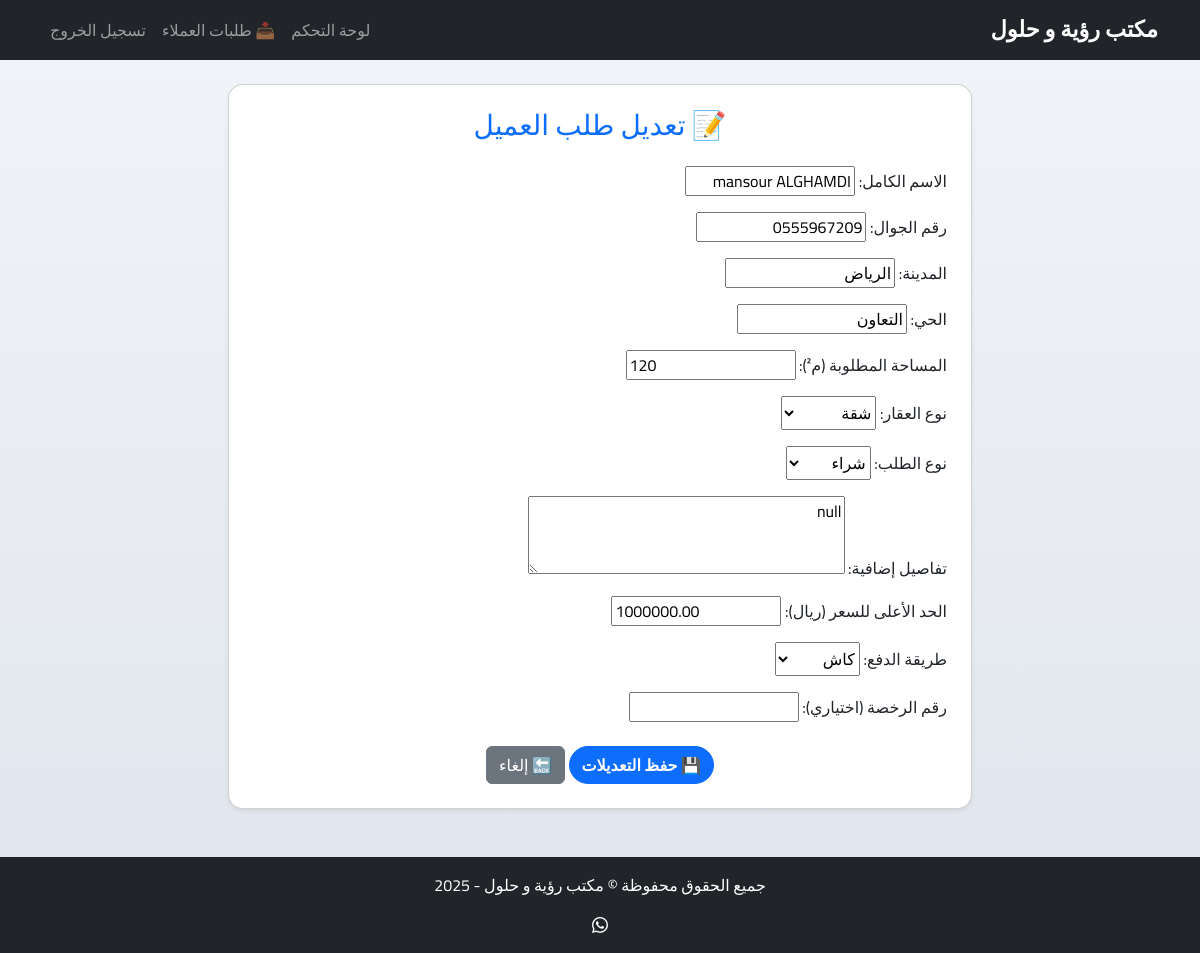
The page /admin-panel/requests/2/edit/ (signed in) on the database its author committed.
### core/models.py (models this page shows, shortened)
class SiteSettings(models.Model):
    site_name = models.CharField(max_length=100, default='مكتب خطوة وسيط')
    twitter_url = models.URLField(blank=True, null=True)
    snapchat_url = models.URLField(blank=True, null=True)
    whatsapp_number = models.CharField(max_length=20, blank=True, null=True)
    class Meta:
        verbose_name = "إعدادات الموقع"
        verbose_name_plural = "إعدادات الموقع"

class CustomerRequest(models.Model):
    REQUEST_TYPE_CHOICES = [
        ('buy', 'شراء'),
        ('sell', 'بيع'),
        ('rent_out', 'تأجير'),
        ('rent', 'استئجار'),
    ]
    PROPERTY_TYPE_CHOICES = Property.PROPERTY_TYPE_CHOICES
    PAYMENT_METHOD_CHOICES = [
        ('cash', 'كاش'),
        ('finance', 'تمويل'),
    ]
    STATUS_CHOICES = [
        ('open', 'مفتوح'),
        ('reserved', 'محجوز'),
        ('executed', 'تم التنفيذ'),
    ]
    full_name = models.CharField(max_length=100)
    phone = models.CharField(max_length=20)
    city = models.CharField(max_length=100)
    district = models.CharField(max_length=100)
    area_required = models.CharField(max_length=50)
    property_type = models.CharField(max_length=20, choices=PROPERTY_TYPE_CHOICES)
    request_type = models.CharField(max_length=20, choices=REQUEST_TYPE_CHOICES)
    details = models.TextField()
    max_price = models.DecimalField(max_digits=12, decimal_places=2)
    payment_method = models.CharField(max_length=10, choices=PAYMENT_METHOD_CHOICES)
    license_number = models.CharField(max_length=50, blank=True, null=True)
    status = models.CharField(max_length=10, choices=STATUS_CHOICES, default='open')
    reserved_by = models.ForeignKey(
        CustomUser,
        null=True,
        blank=True,
        on_delete=models.SET_NULL,
        related_name='reserved_requests'
    )
    created_at = models.DateTimeField(auto_now_add=True)
    area = models.CharField(max_length=100, blank=True, null=True)

### core/views.py (the view)
# urls.py: path('admin-panel/requests/<int:request_id>/edit/', views.admin_edit_request_view, name='admin_edit_request'),
@login_required
@user_passes_test(lambda u: u.user_type == 'admin')
def admin_edit_request_view(request, request_id):
    customer_request = get_object_or_404(CustomerRequest, id=request_id)
    if request.method == 'POST':
        form = CustomerRequestForm(request.POST, request.FILES, instance=customer_request)
        if form.is_valid():
            form.save()
            messages.success(request, '✅ تم تعديل الطلب بنجاح.')
            return redirect('admin_all_requests')
    else:
        form = CustomerRequestForm(instance=customer_request)
    return render(request, 'core/admin_edit_request.html', {
        'form': form,
        'request_obj': customer_request
    })

### core/context_processors.py (called while the page is built)
def site_settings(request):
    try:
        return {'site_settings': SiteSettings.objects.first()}
    except:
        return {'site_settings': None}

### core/templates/core/admin_edit_request.html (shortened to what this page needs)
{% extends 'core/base.html' %}
{% block content %}
<div class="col-md-8 offset-md-2">
    <div class="card shadow-sm p-4">
        <h3 class="text-center mb-4 text-primary">📝 تعديل طلب العميل</h3>
        <form method="POST" enctype="multipart/form-data">
            {{ form.as_p }}
            <div class="text-center mt-4">
                <button type="submit" class="btn btn-primary">💾 حفظ التعديلات</button>
                <a href="{% url 'admin_all_requests' %}" class="btn btn-secondary">🔙 إلغاء</a>
            </div>
        </form>
    </div>
</div>
{% endblock %}

### core/templates/core/base.html (shortened to what this page needs)
{% load static %}
<!DOCTYPE html>
<html lang="ar" dir="rtl">
<head>
    <link href="https://cdn.jsdelivr.net/npm/bootstrap@5.3.3/dist/css/bootstrap.rtl.min.css" rel="stylesheet">
    <link href="https://cdn.jsdelivr.net/npm/bootstrap-icons@1.10.5/font/bootstrap-icons.css" rel="stylesheet">
    <link rel="stylesheet" href="{% static 'css/dashboard.css' %}">
</head>
<body class="{% block body_class %}{% endblock %}">
<nav class="navbar navbar-expand-lg navbar-dark bg-dark mb-4">
    <div class="container">
        <a class="navbar-brand" href="/">{{ site_settings.site_name|default:"مكتب خطوة وسيط" }}</a>
        <div class="collapse navbar-collapse justify-content-end" id="navbarNav">
            <ul class="navbar-nav">
                {% if user.is_authenticated %}
                    <li class="nav-item">
                        <a class="nav-link" href="{% url 'dashboard' %}">لوحة التحكم</a>
                    </li>
                    <li class="nav-item">
                        <a class="nav-link" href="{% url 'customer_requests' %}">📥 طلبات العملاء</a>
                    </li>
                    <li class="nav-item">
                        <a class="nav-link" href="{% url 'logout' %}">تسجيل الخروج</a>
                    </li>
                {% else %}
                    <li class="nav-item">
                        <a class="nav-link" href="{% url 'login' %}">تسجيل الدخول</a>
                    </li>
                {% endif %}
            </ul>
        </div>
    </div>
</nav>
<div class="container mb-5">
    {% block content %}{% endblock %}
</div>
<footer class="bg-dark text-white text-center py-3 mt-auto">
    <div class="container">
        <p>جميع الحقوق محفوظة &copy; {{ site_settings.site_name|default:"مكتب خطوة وسيط" }} - 2025</p>
        <div>
            {% if site_settings.whatsapp_number %}
                <a href="https://wa.me/{{ site_settings.whatsapp_number }}" class="text-white"><i class="bi bi-whatsapp"></i></a>
            {% endif %}
        </div>
    </div>
</footer>
</body>
</html>

### static/css/dashboard.css (style rules this page uses)
body { background: linear-gradient(to bottom, #f1f4f9, #e0e4ec); font-family: 'Cairo', sans-serif; color: #333; }
.card { transition: transform 0.3s ease, box-shadow 0.3s ease; border-radius: 15px; }

### core/templates/core/base.html (style rules this page uses)
body { font-family: 'Cairo', sans-serif; background: linear-gradient(to bottom, #f1f4f9, #e0e4ec); color: #333; }
.navbar-brand { font-weight: bold; font-size: 1.4rem; color: #ffffff !important; }
.card { transition: transform 0.3s ease, box-shadow 0.3s ease; }
.btn-primary, .btn-success, .btn-outline-primary, .btn-outline-info { font-weight: bold; border-radius: 30px; }

### rows shown on the page
SiteSettings: site_name "مكتب رؤية و حلول"
CustomerRequest: full_name "mansour ALGHAMDI", phone "0555967209", city "الرياض", district "التعاون", area_required "120", property_type "شقة", request_type "شراء", details "null", max_price "1000000.00", payment_method "كاش"
